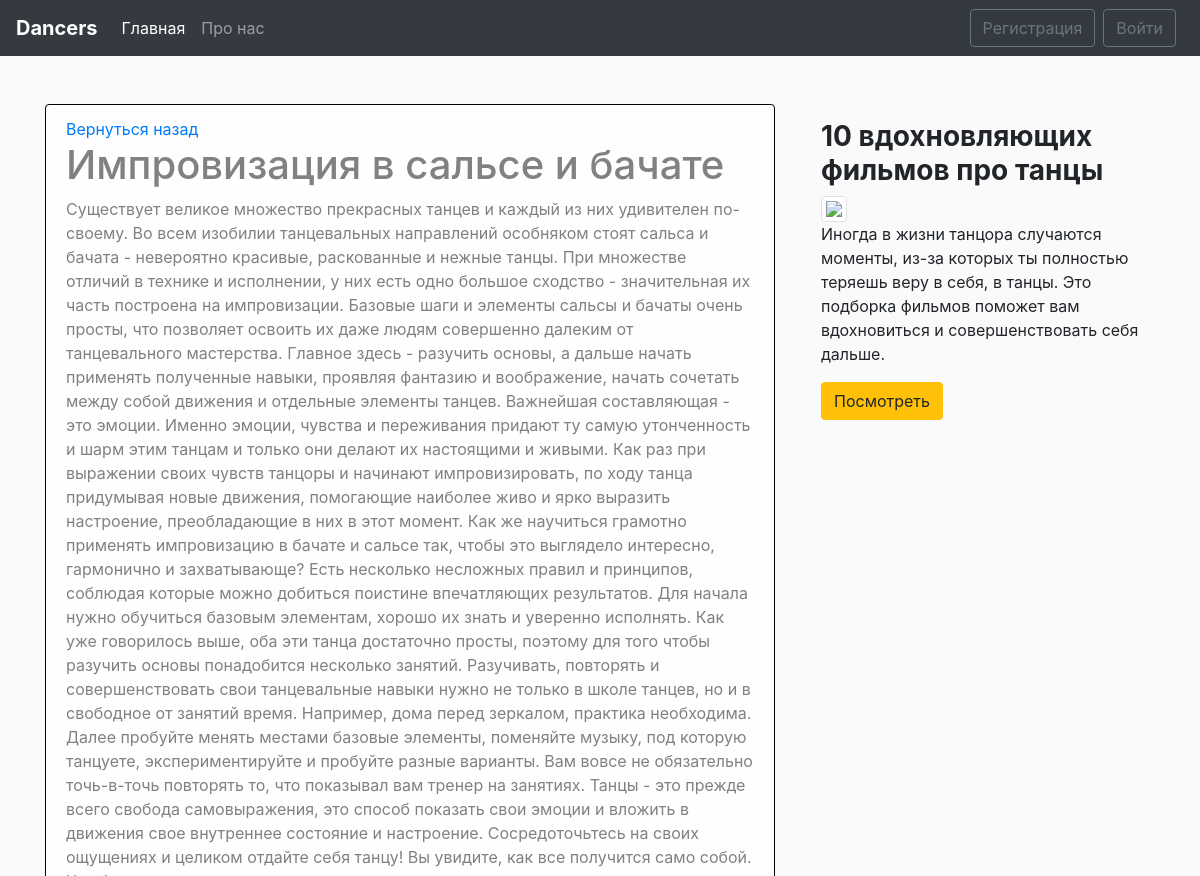
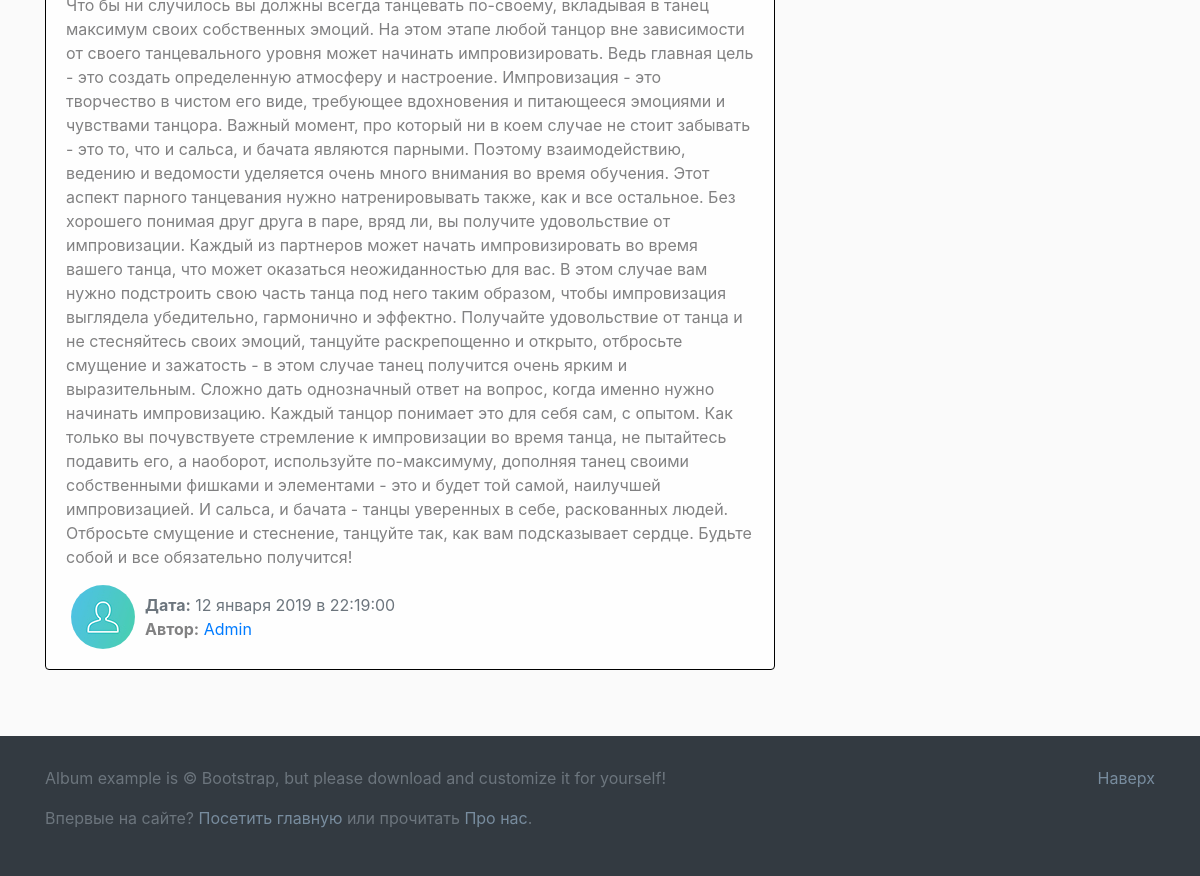
Page /news/14/ on the committed database (2 pictures, top to bottom).
### blog/models.py (models this page shows, shortened)
class News(models.Model):
    title = models.CharField(max_length=100)
    text = models.TextField()
    date = models.DateTimeField(default=timezone.now)
    author = models.ForeignKey(User, on_delete=models.CASCADE)
    def __str__(self):
        return self.title

### users/models.py (models this page shows, shortened)
class Profile(models.Model):
    user = models.OneToOneField(User, on_delete=models.CASCADE)
    img = models.ImageField(default='default.jpg', upload_to='user_images')

### blog/views.py (the view)
# urls.py: path('news/<int:pk>/', views.NewsDetailView.as_view(), name='news-detail'),
class NewsDetailView(DetailView):
    model = News
    def get_context_data(self, **kwards):
        ctx = super(NewsDetailView, self).get_context_data(**kwards)
        ctx['title'] = News.objects.filter(pk=self.kwargs['pk']).first()
        return ctx

### blog/templates/blog/news_detail.html (shortened to what this page needs)
{% extends 'blog/main.html' %}
{% block main_section %}
    <div class="alert alert-light">
        <a href="{% url 'blog-home' %}">Вернуться назад </a>
        <h1>{{ object.title }}</h1>
        <p>{{ object.text|safe }}</p>
        <div class="row">
            <div>
                {% if object.author.profile.img %}
                    <img src="{{ object.author.profile.img.url }}" alt="{{ object.author }}" class="user_image">
                {% else %}
                    <img src="/pictures/default.jpg" alt="{{ object.author }}" class="user_image">
                {% endif %}
            </div>
            <div class="mt-2">
                <span class="text-muted"><b>Дата:</b> {{ object.date|date:"d E Y в H:i:s" }}</span>
                <p><b>Автор:</b><a href="{% url 'user-news' object.author %}"> {{ object.author }}</a></p>
            </div>
        </div>
    </div>
{% endblock main_section %}

### blog/static/blog/main.css (style rules this page uses)
body { background: #fafafa; }
img { max-width: 100%!important; }
.alert-light { border-color: black; }
.user_image { width: 64px; height: 64px; border-radius: 50%; margin-right: 10px; margin-left: 20px; }

### rows in the picture
News: title "Импровизация в сальсе и бачате", text "Существует великое множество прекрасных танцев и каждый из них удивителен по-своему. Во всем изобилии танцевальных направлений особняком стоят сальса и бачата - невероятно красивые, раскованные и нежные танцы. При множестве отличий в технике и исполнении, у них есть одно большое сходство - значительная их часть построена на импровизации. Базовые шаги и элементы сальсы и бачаты очень просты, что позволяет освоить их даже людям совершенно далеким от танцевального мастерства. Главное здесь - разучить основы, а дальше начать применять полученные навыки, проявляя фантазию и воображение, начать сочетать между собой движения и отдельные элементы танцев. Важнейшая составляющая - это эмоции. Именно…", author.profile.img (placeholder picture), date "12 января 2019 в 22:19:00", author "Admin"
